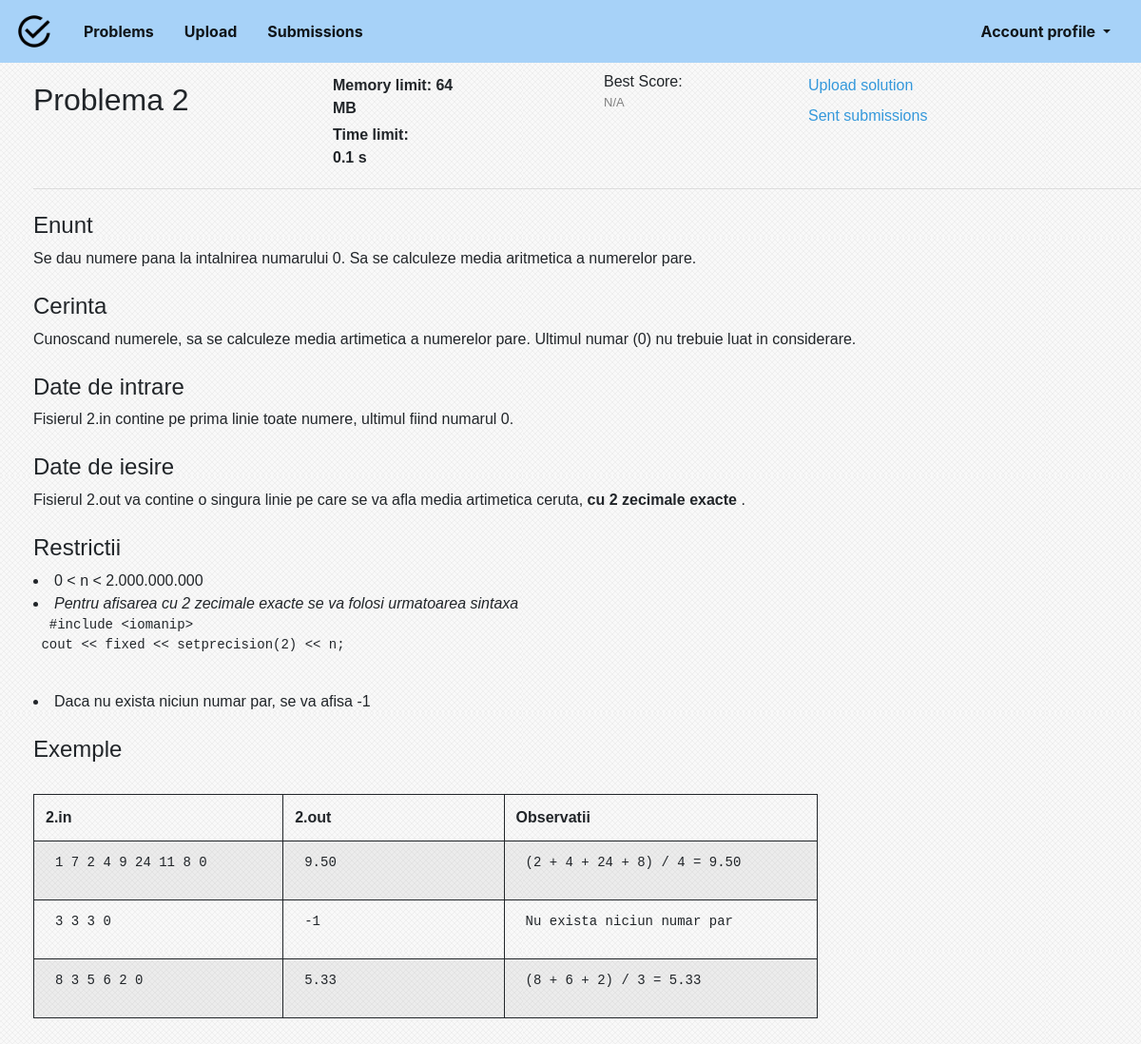
The page /checker/problem/2/ (signed in) on the database its author committed.
### checker/models.py (models this page shows)
class Problem(models.Model):
    id = models.AutoField(auto_created=True, primary_key=True, serialize=False, verbose_name='ID')
    number = models.IntegerField(null=False)
    name = models.CharField(null=False, default='', max_length=100)
    solved = models.BooleanField(null=False, default=False)
    bestscore = models.IntegerField(null=False, default=0)
    coins_awarded = models.IntegerField(null=False, default=0)
    text = models.CharField(null=False, default='', max_length=10000)
    examples = models.CharField(null=False, default = '', max_length=100000)
    difficulty = models.IntegerField(null=False, default = 0)
    time_limit = models.FloatField(null=False, default = 0.0)
    memory_limit = models.IntegerField(null=False, default = 0)
    source_limit = models.IntegerField(null=False, default = 0)
    sources = models.ManyToManyField(to='checker.Document')

### checker/views.py (the view)
# urls.py: path('problem/<int:id>/', views.problem, name = 'problem'),
def problem(request, id = 0):
    entry = Problem.objects.filter(number = id)[0]
    examples = json.loads(entry.examples)
    bestsource = None
    max_score = -1
    if not request.user.is_anonymous:
        for source in request.user.profile.sent_sources.all():
            if source.problemobj.number == id and source.score > max_score:
                bestsource = source
                max_score = source.score
    return render(request, 'problem.html', {'entry': entry, 'examples': examples, 'bestsource': bestsource})

### checker/context_processors.py (called while the page is built)
def percentage_solved(request):
    return {
       "percentage_solved": 0 if request.user.is_anonymous else int(len(request.user.profile.problems_solved.all()) / len(Problem.objects.all()) * 100)
    }

### checker/templates/problem.html
{% extends 'base.html' %}
{% load add_attr %}
{% block content %}
    <div class="container-fluid" style="margin-left: 20px; font-family: Tahoma, Geneva, sans-serif;" >
        <div class="row my-2" >
            <div class="col-lg-3">
                <h2 style="margin-top: 12px;"> Problema {{ entry.number }} </h2>
            </div>
            <div class="col-lg-3">
                <div class="container">
                    <div class="row my-1">
                        <div class="col-lg-8">
                           <b>  Memory limit: {{ entry.memory_limit }} MB </b>
                        </div>
                    </div>
                    <div class="row my-1">
                        <div class="col-lg-6">
                            <b>  Time limit: {{ entry.time_limit }} s </b>
                        </div>
                    </div>
                </div>
            </div>
            <div class="col-lg-2">
                    Best Score:
                    {% if bestsource != None %}
                    <a href="/checker/{{bestsource.docfile}}/"> {{ bestsource.score }} </a>
                    {% else %}
                    <p style="font-size: 13px; color: gray"> N/A </p>
                    {% endif %}
            </div>
            <div class="col-lg-auto">
                <div class="container">
                    <div class="row">
                        <div class="col-lg-auto my-1">
                            {% if bestsource.score == 100 %}
                            <a href="official_solution"> See official solution </a>
                            {% else %}
                            <a href="/checker/upload"> Upload solution </a>
                            {% endif %}
                        </div>
                    </div>
                    <div class="row my-1">
                            <div class="col-lg-auto">
                                <a href="submissions"> Sent submissions </a>
                            </div>
                    </div>
                </div>
            </div>
        </div>
        <hr>
        {% autoescape off %}
        {{ entry.text }}
        {% endautoescape %}
    </div>
    <div class="container" style="margin-left: 20px; font-family: Tahoma, Geneva, sans-serif;">
        <div class="row">
            <div class="col-md-9">
                <table class="table table-striped table-bordered spec-border" style="border: 3px">
                    <thead>
                        <tr>
                            <th scope="col" style="width: 20%"> {{entry.number}}.in </th>
                            <th scope="col" style="width: 20%"> {{entry.number}}.out </th>
                            <th scope="col" style="width: 20%"> Observatii </th>
                        </tr>
                    </thead>
                    <tbody>
                        {% for ex in examples %}
                        <tr>
                            {% for field in ex %}
                            <td> <pre style="margin-left:10px">{{ field }}</pre> </td>
                            {% endfor %}
                        </tr>
                        {% endfor %}
                    </tbody>
                </table>
            </div>
        </div>
    </div>
{% endblock %}

### checker/static/css/upload.css (style rules this page uses)
body { background: url(/static/img/background.jpg); }
table.spec-border { border:1px solid ; }
table.spec-border > thead > tr > th { border:1px solid ; }
table.spec-border > tbody > tr > td { border:1px solid ; }

### checker/static/css/loader.css (style rules this page uses)
table { text-align: left; }
a:link { color: #3498db; text-decoration: none; }
a, a:link, a:hover, a:visited, a:active, a:focus { background-color: transparent !important; }

### rows shown on the page
Problem: number "2", memory_limit "64", time_limit "0.1", text "Enunt Se dau numere pana la intalnirea numarului 0. Sa se calculeze media aritmetica a numerelor pare. Cerinta Cunoscand numerele, sa se calculeze media artimetica a numerelor pare. Ultimul numar (0) nu trebuie luat in considerare. Date de intrare Fisierul 2.in contine pe prima linie toate numere, ultimul fiind numarul 0. Date de iesire Fisierul 2.out va contine o singura linie pe care se va afla media artimetica ceruta, cu 2 zecimale exacte . Restrictii 0 < n < 2.000.000.000 Pentru afisarea cu 2 zecimale exacte se va folosi urmatoarea sintaxa #include <iomanip> cout << fixed << setprecision(2) << n; Daca nu exista niciun numar par, se va afisa -1 Exemple"

### other values the page prints
{{ field }} "1 7 2 4 9 24 11 8 0" "9.50" "(2 + 4 + 24 + 8) / 4 = 9.50" "3 3 3 0" "-1" "Nu exista niciun numar par" "8 3 5 6 2 0" "5.33" "(8 + 6 + 2) / 3 = 5.33"
